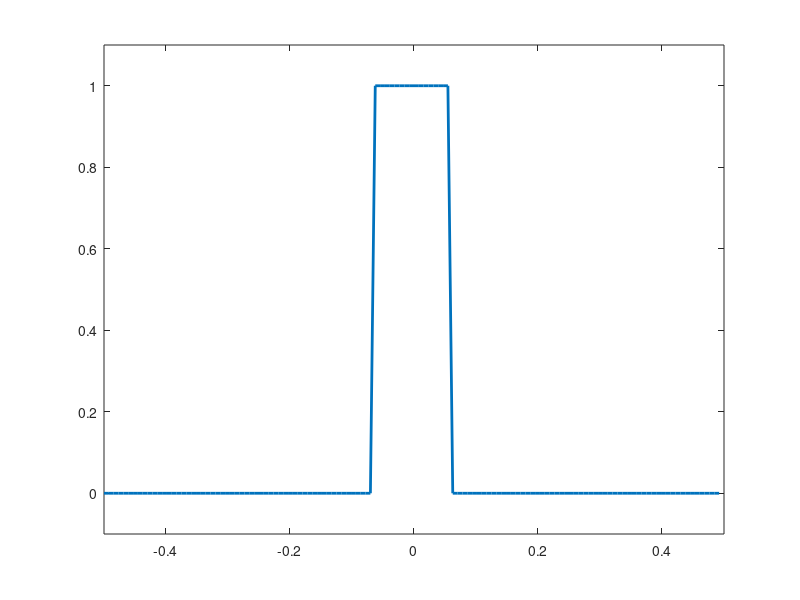
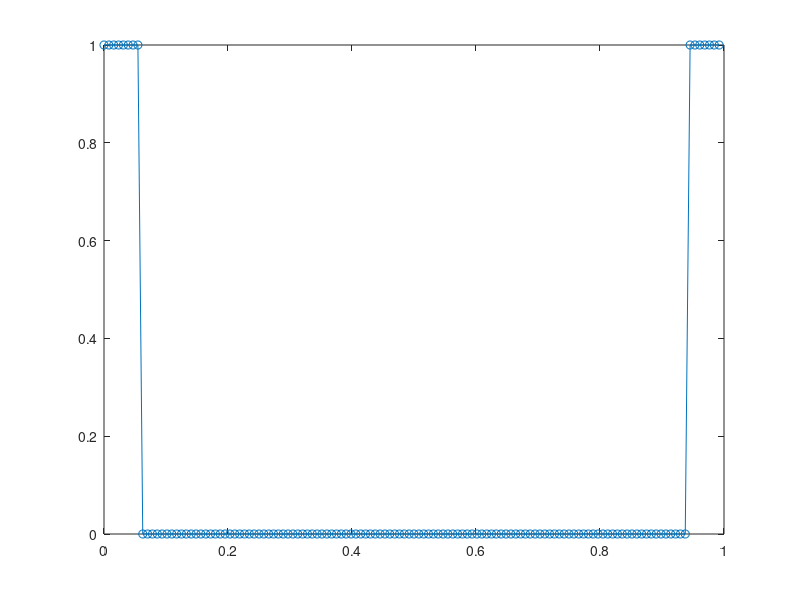
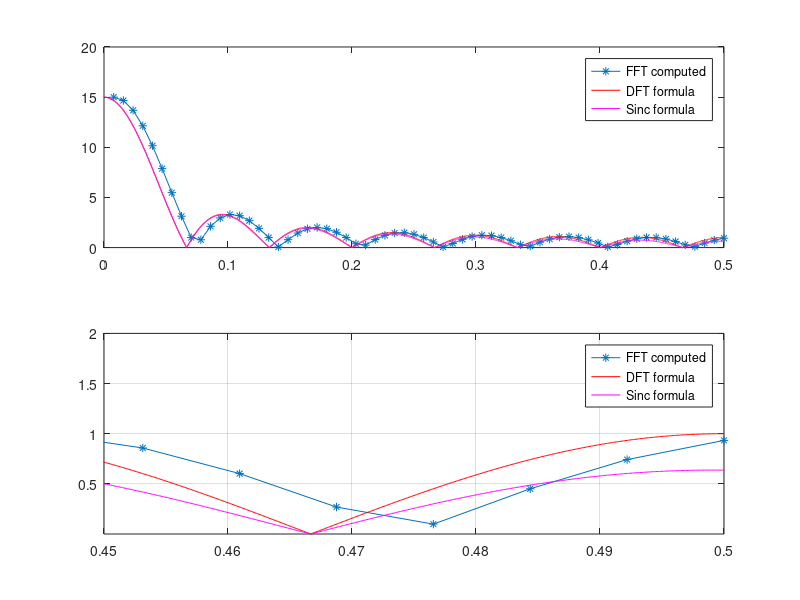
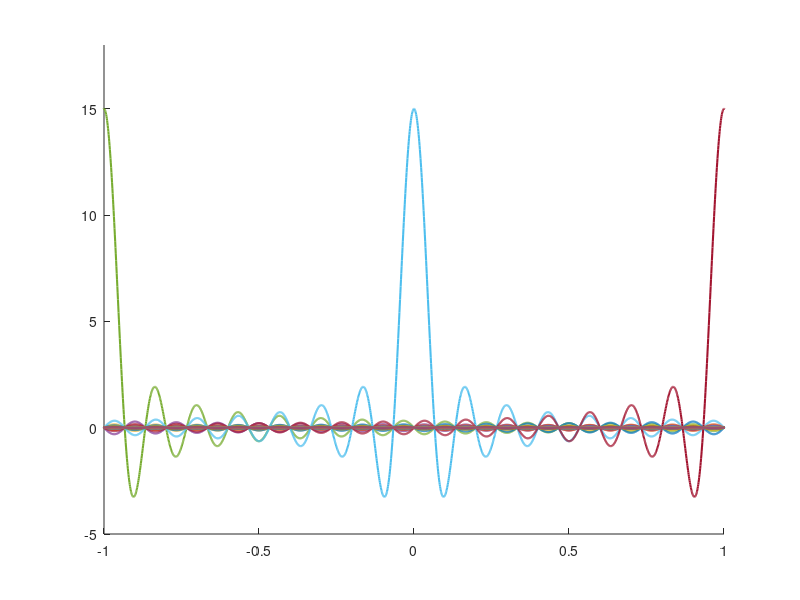

Here is the MATLAB script that generated these plots, in order:
%% Analog and Digital: Are we in sync about the sinc?
% Rect & Sinc: Analog and digital
%

%%
% The rect function is a very useful tool when analyzing signals 
% around us. It represents a signal that has a value of one for a given
% duration centered around time zero, and is zero everywhere else. 
N = 2^7;
M = 2^4-1;

ts = [0:1/N:1-1/N] - 1/2;
rect_vals = zeros(N,1);
rect_vals(N/2-(M-1)/2:N/2+(M+1)/2) = 1;
plot(ts, rect_vals, 'LineWidth', 2)
axis([-0.5, 0.5, -0.1, 1.1])

%% 
% We need a frequency domain understanding of the rect function 
% in order to fully understand it's behavior. In our early classes on signals 
% and systems, we were taught that the fourier transform of the rect 
% function is the sinc function. 
% 
% $$sinc(\omega \tau/2) = \tau \frac{\sin{(\omega \tau/2)}}{\omega \tau/2}$$
% 

%% 
% In practice when using digital computers, we are limited to 
% discrete-time representation of the rect function. 
% How then do we analyze this discrete-time signal in the frequency domain?

%%
% The DTFT or the discrete-time rect function provides a frequency 
% domain understanding of this signal, and mathematically, it can be shown 
% to be as follows:
%
% 
% $$X_{DTFT}(f) = \frac{\sin(\pi f M)}{\sin(\pi f)}.$$
% 

%% 
% This looks close enough to what MATLAB defines as sinc
% function which is given by:
%%
% 
% $$sinc(x) = \frac{\sin{\pi x}}{\pi x}$$
% 
%%
% Close, but not exactly the same! There is a pesky sin function in the
% denominator of the DTFT. Wouldn't it be nice if we could simply use the
% MATLAB sinc function and call it a day?

%%
% So, what are we giving up in making approximating the DTFT of the
% discrete-time rect by the sinc?

%% 
%%
% The fast Fourier transform or the FFT which is an efficient of the
% discrete Fouriet transform can be used for this purpose. 

% The DFT assumes that the signal is periodic. We use half pulses at
% beginning and end of the sequence to model a pulse that is symmetric
% around the zeroth sample. 

t = 0:1/N:(1-1/N);

x = zeros(N,1);
x(1:floor(M/2)+1) = 1; x((N-floor(M/2)+1):end) = 1;

%% Discrete-time Simulation
f = 0:1e-4:0.5;
% pi*f*M = 2*pi*(f/fs)*M/2  = w * tau/2
XDTFT_form = sin(pi*f*M)./sin(pi*f);

% f goes from [0, fs/2]
% sin(pi*f*M)/(pi*f) = (M * 1/fs)* sin(2*pi*(f/fs)*M/2)/(2*pi*(f/fs)*(M/2))
sinc_f = M*sinc(f*M);

figure;
plot(t, x, 'o-');

XDFT = fft(x);

%%
% The accuracy lost in this approximation is a result of aliasing caused by
% sampling the continuous rect function. The figure below compares
% the FFT of the discrete-time rect with formulas for the DTFT and pure
% sinc functions.


figure;
subplot(2, 1,1)
plot(1/N*[1:N/2], abs((XDFT(1:N/2))), '*-');
hold on
plot(f, abs(XDTFT_form), 'r')
plot(f, abs(sinc_f), 'm')
legend('FFT computed', 'DFT formula', 'Sinc formula')

subplot(2, 1,2);
plot(1/N*[1:N/2], abs((XDFT(1:N/2))), '*-');
hold on
plot(f, abs(XDTFT_form), 'r')
plot(f, abs(sinc_f), 'm')
axis([0.45, 0.5, -inf, 2])
grid on;
legend('FFT computed', 'DFT formula', 'Sinc formula')

% figure;
% plot(1/N*[1:N/2], unwrap(angle((XDFT(1:N/2)))));

% figure;
% subplot(2,1,1);
% plot(1/N*[1:N/2], real(XDFT(1:N/2)), '*-')
% subplot(2,1,2);
% plot(1/N*[1:N/2], imag(XDFT(1:N/2)),'*-');
% axis([0, 0.5, -pi, pi])

%%
% At normalized frequency of 0.5, the approximation
% error could be about 36%.

%% Sinc aliasing
falias = [-40.5:1:40.5];
sincout = M*sinc(-falias*M);
sincalias = sum(sincout)
disp(['Sinc Formula = ', num2str(sinc_f(end)), '  DTFT = ', num2str(sincalias)])
approx_error = ((XDTFT_form(end)-sinc_f(end))/XDTFT_form(end))*100
disp(['Approximation error = ', num2str(approx_error), '%'])

%% 
% A way to visualize aliasing that is occurring is by drawing
% frequency-shifted but overlapping sinc functions. The 
% response at a particular frequency is the sum of these sinc's.
figure; hold on;
f = -100:1e-3:100;
sinc_at_fcenter = M*sinc((f)*M);
fcenter = [-40:40];
for ii=1:length(fcenter)
    plot((f+fcenter(ii)), sinc_at_fcenter, 'LineWidth', 1.5)
    axis([-1, 1, -5, M+3])
end

%% 
% So, analog or digital, the sinc function is incredibly useful.
% Just keep in mind that the aliasing in the discrete-time world causes it
% to be somewhat of an approximation. Aliasing, which results in a number 
% frequency-shifted overlapping sinc functions, creates a $\sin(\pi x)$
% term in the denominator of the discrete-time Fourier transform, in place
% of the $\pi x$ in the sinc function.

%%
% Analog or digital, left-handed or right-handed, we can all continue to
% embrace the rect function to better understand the world around
% us. 

%%
% Kumbaya!
    
